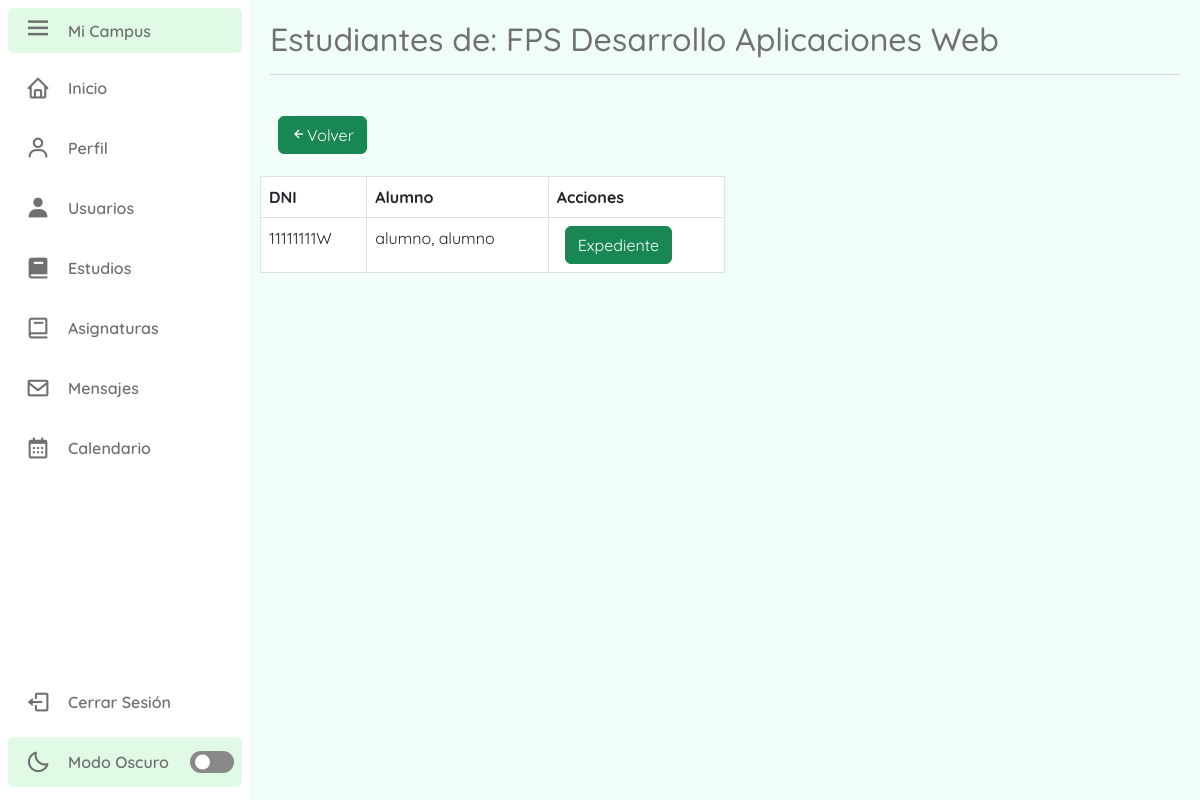
Screenshot of /estudiantes/1 (signed in) with the database file from the repository.
### tables this page shows
CREATE TABLE `modulos` (
  `moduloID` int(11) NOT NULL,
  `nombre` varchar(225) DEFAULT NULL
);

CREATE TABLE `usuario` (
  `userID` varchar(9) NOT NULL,
  `contrasena` varchar(255) NOT NULL,
  `nombre` varchar(50) NOT NULL,
  `apellidos` varchar(100) NOT NULL,
  `correo` varchar(100) NOT NULL,
  `tipoUsuario` varchar(8) NOT NULL,
  `estado` int(11) NOT NULL DEFAULT 1,
  `token` varchar(255) DEFAULT NULL,
  `moduloID_FK` int(11) DEFAULT NULL
);

### Controllers/templateC.php (called while the page is built)
<?php
    class Template{
        public function LlamarTemplate(){
            include "Views/main.php";
        }
    }
?>

### index.php (called while the page is built, shortened)
<?php
    require_once "Controllers/templateC.php";
    require_once "Controllers/usuariosC.php";
    require_once "Models/usuariosM.php";
    require_once "Controllers/estudiosC.php";
    require_once "Models/estudiosM.php";
    $template = new Template();
    $template -> LlamarTemplate();
?>

### Controllers/estudiosC.php (called while the page is built, shortened)
<?php
    class EstudiosC{
        public static function ListadoEstudiosC($columna, $valor){
            $tablaBD = "modulos";
            $result = EstudiosM::ListadoEstudiosM($tablaBD, $columna, $valor);
            return $result;
        }
    }
?>

### Models/Conexion.php (called while the page is built)
<?php
    class Conexion{
        public static function conexionBD(){
            $bd = new PDO("mysql:host=localhost;dbname=campus;", "root", "");
            $bd -> exec("SET NAMES utf8");
            return $bd;
        }
    }
?>

### Models/estudiosM.php (called while the page is built, shortened)
<?php
    require_once "Conexion.php";
    class EstudiosM extends Conexion{
        public static function ListadoEstudiosM($tablaBD, $columna, $valor){
            $pdo = Conexion::conexionBD() -> prepare("SELECT * FROM $tablaBD WHERE $columna = :$columna");
            $pdo -> bindparam(":".$columna, $valor, PDO::PARAM_STR);
            $pdo -> execute();
            return $pdo -> fetch();
        }
    }
?>

### Controllers/usuariosC.php (called while the page is built, shortened)
<?php
    class UsuariosC{
        public static function MostrarUsuariosC($columna, $valor){
            $tablaBD = "usuario";
            $result = UsuariosM::MostrarUsuariosM($tablaBD, $columna, $valor);
            return $result;
        }
    }
?>

### Models/usuariosM.php (called while the page is built, shortened)
<?php
    require_once "Conexion.php";
    class UsuariosM extends Conexion{
        public static function MostrarUsuariosM($tablaBD, $columna, $valor){
            if($columna != null){
                $pdo = Conexion::conexionBD() -> prepare("SELECT * FROM $tablaBD WHERE $columna = :$columna");
                $pdo -> bindParam(":".$columna, $valor, PDO::PARAM_STR);
                $pdo -> execute();
                return $pdo -> fetch();
            }else{
                $pdo = Conexion::conexionBD() -> prepare("SELECT * FROM $tablaBD");
                $pdo -> execute();
                return $pdo -> fetchAll();
            }
        }
    }
?>

### Views/modulos/estudiantes.php (the view, shortened to what this page needs)
<div class="content">
    <section class="content-header">
        <?php
            $exp = explode("/", $_GET["url"]);
            $columnaEstudios = "moduloID";
            $valorEstudios = $exp[1];
            $estudios= EstudiosC::ListadoEstudiosC($columnaEstudios, $valorEstudios);
            echo'<h2>Estudiantes de: '.$estudios["nombre"].'</h2>';
        ?>
        <hr>
        <a href= "/ProyectoCampus/estudios">
            <button class="btn btn-success"><i class='bx bx-left-arrow-alt'></i>Volver</button>
        </a>
    </section>
    <section class= "content-box">
        <div class= box>
            <div class="box-body">
                <div class="col-md-6 col-xs-12">
                    <table class= "table table-bordered table-hover">
                        <thead>
                            <tr>
                                <th>DNI</th>
                                <th>Alumno</th>
                                <th>Acciones</th>
                            </tr>
                        </thead>
                        <tbody>
                            <?php
                                $columna= null;
                                $valor= null;
                                $result = UsuariosC::MostrarUsuariosC($columna, $valor);
                                foreach($result as $key => $value){
                                    if($value["tipoUsuario"]=="Alumno" && $value["moduloID_FK"]== $exp[1]){
                                        echo'<tr>
                                            <td>'.$value["userID"].'</td>
                                            <td>'.$value["apellidos"].', '.$value["nombre"].'</td>
                                            <td>
                                                <a href="/ProyectoCampus/expediente/'.$value["moduloID_FK"].'/'.$value["userID"].'">
                                                    <button class="btn btn-success">Expediente</button>
                                                </a>
                                            </td>
                                         </tr>';
                                    }
                                }
                            ?>
                        </tbody>
                    </table>
                </div>
            </div>
        </div>
    </section>
</div>

### Views/CSS/style.css (style rules this page uses)
:root { --body-color: #F0FDF8 ; --sidebar-color: #ffffff; --primary-color: #2E9959; --primary-color-light: #E0FAE5; --text-color: #707070; --toggle-color: #898989; }
* { font-family: 'Quicksand', sans-serif; }
body { height: 100vh; background: var(--body-color); }
.content { position: relative; left: 250px; height: 100vh; width: calc(100% - 250px); padding: 10px; }
.content .content-header, p { font-size: 50px; font-weight: 500; color: var(--text-color); padding: 10px; }
.btn { margin-left: 8px; }
table thead { background: var(--primary-color); color: var(--sidebar-color); }
table tbody { background: white; }

### rows the page displays
modulos: nombre "FPS Desarrollo Aplicaciones Web"
usuario: userID "11111111W", apellidos "alumno", nombre "alumno"
